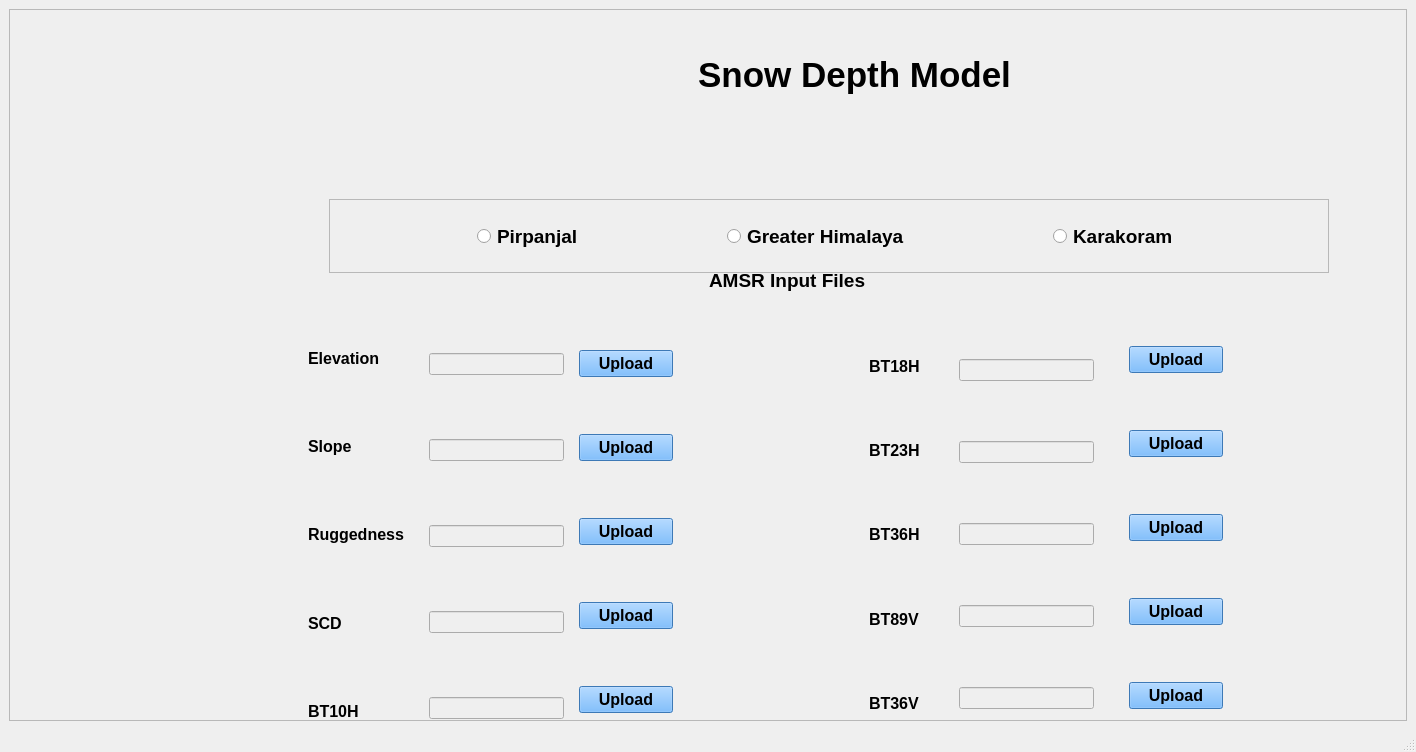
<?xml version="1.0" encoding="UTF-8"?>
<ui version="4.0">
 <class>MainWindow</class>
 <widget class="QMainWindow" name="MainWindow">
  <property name="geometry">
   <rect>
    <x>0</x>
    <y>0</y>
    <width>1416</width>
    <height>752</height>
   </rect>
  </property>
  <property name="windowTitle">
   <string>MainWindow</string>
  </property>
  <property name="styleSheet">
   <string notr="true"/>
  </property>
  <widget class="QWidget" name="centralwidget">
   <property name="sizePolicy">
    <sizepolicy hsizetype="Preferred" vsizetype="Preferred">
     <horstretch>0</horstretch>
     <verstretch>0</verstretch>
    </sizepolicy>
   </property>
   <layout class="QHBoxLayout" name="horizontalLayout">
    <item>
     <widget class="QFrame" name="frame">
      <property name="mouseTracking">
       <bool>false</bool>
      </property>
      <property name="frameShape">
       <enum>QFrame::StyledPanel</enum>
      </property>
      <property name="frameShadow">
       <enum>QFrame::Raised</enum>
      </property>
      <widget class="QFrame" name="mainframe">
       <property name="geometry">
        <rect>
         <x>320</x>
         <y>190</y>
         <width>1000</width>
         <height>74</height>
        </rect>
       </property>
       <property name="maximumSize">
        <size>
         <width>16777215</width>
         <height>16777215</height>
        </size>
       </property>
       <property name="frameShape">
        <enum>QFrame::StyledPanel</enum>
       </property>
       <property name="frameShadow">
        <enum>QFrame::Raised</enum>
       </property>
       <layout class="QHBoxLayout" name="horizontalLayout_4">
        <item>
         <widget class="QRadioButton" name="Pirrbtn">
          <property name="sizePolicy">
           <sizepolicy hsizetype="Maximum" vsizetype="Preferred">
            <horstretch>0</horstretch>
            <verstretch>0</verstretch>
           </sizepolicy>
          </property>
          <property name="minimumSize">
           <size>
            <width>100</width>
            <height>25</height>
           </size>
          </property>
          <property name="font">
           <font>
            <family>Arial</family>
            <pointsize>14</pointsize>
            <weight>75</weight>
            <bold>true</bold>
           </font>
          </property>
          <property name="mouseTracking">
           <bool>true</bool>
          </property>
          <property name="styleSheet">
           <string notr="true">color: rgb(0, 0, 0);</string>
          </property>
          <property name="text">
           <string>Pirpanjal</string>
          </property>
          <property name="checkable">
           <bool>true</bool>
          </property>
          <property name="checked">
           <bool>false</bool>
          </property>
         </widget>
        </item>
        <item>
         <widget class="QRadioButton" name="Ghrbtn">
          <property name="sizePolicy">
           <sizepolicy hsizetype="Maximum" vsizetype="Preferred">
            <horstretch>0</horstretch>
            <verstretch>0</verstretch>
           </sizepolicy>
          </property>
          <property name="minimumSize">
           <size>
            <width>100</width>
            <height>25</height>
           </size>
          </property>
          <property name="font">
           <font>
            <family>Arial</family>
            <pointsize>14</pointsize>
            <weight>75</weight>
            <bold>true</bold>
           </font>
          </property>
          <property name="styleSheet">
           <string notr="true">color: rgb(0, 0, 0);</string>
          </property>
          <property name="text">
           <string>Greater Himalaya</string>
          </property>
         </widget>
        </item>
        <item>
         <widget class="QRadioButton" name="Kararbtn">
          <property name="sizePolicy">
           <sizepolicy hsizetype="Maximum" vsizetype="Minimum">
            <horstretch>50</horstretch>
            <verstretch>0</verstretch>
           </sizepolicy>
          </property>
          <property name="minimumSize">
           <size>
            <width>100</width>
            <height>50</height>
           </size>
          </property>
          <property name="font">
           <font>
            <family>Arial</family>
            <pointsize>14</pointsize>
            <weight>75</weight>
            <bold>true</bold>
           </font>
          </property>
          <property name="styleSheet">
           <string notr="true">color: rgb(0, 0, 0);</string>
          </property>
          <property name="text">
           <string>Karakoram</string>
          </property>
          <property name="checkable">
           <bool>true</bool>
          </property>
          <property name="checked">
           <bool>false</bool>
          </property>
         </widget>
        </item>
       </layout>
      </widget>
      <widget class="QLabel" name="label_4">
       <property name="geometry">
        <rect>
         <x>700</x>
         <y>260</y>
         <width>181</width>
         <height>50</height>
        </rect>
       </property>
       <property name="font">
        <font>
         <family>Arial</family>
         <pointsize>14</pointsize>
         <weight>75</weight>
         <bold>true</bold>
        </font>
       </property>
       <property name="text">
        <string>AMSR Input Files</string>
       </property>
       <property name="alignment">
        <set>Qt::AlignLeading|Qt::AlignLeft|Qt::AlignTop</set>
       </property>
       <property name="margin">
        <number>0</number>
       </property>
      </widget>
      <widget class="QWidget" name="layoutWidget_2">
       <property name="geometry">
        <rect>
         <x>860</x>
         <y>330</y>
         <width>81</width>
         <height>381</height>
        </rect>
       </property>
       <layout class="QVBoxLayout" name="verticalLayout_4">
        <property name="spacing">
         <number>50</number>
        </property>
        <property name="leftMargin">
         <number>0</number>
        </property>
        <property name="topMargin">
         <number>10</number>
        </property>
        <item>
         <widget class="QLabel" name="label_18">
          <property name="font">
           <font>
            <family>Arial</family>
            <pointsize>12</pointsize>
            <weight>75</weight>
            <bold>true</bold>
           </font>
          </property>
          <property name="text">
           <string>BT18H</string>
          </property>
         </widget>
        </item>
        <item>
         <widget class="QLabel" name="label_19">
          <property name="font">
           <font>
            <family>Arial</family>
            <pointsize>12</pointsize>
            <weight>75</weight>
            <bold>true</bold>
           </font>
          </property>
          <property name="text">
           <string>BT23H</string>
          </property>
         </widget>
        </item>
        <item>
         <widget class="QLabel" name="label_20">
          <property name="font">
           <font>
            <family>Arial</family>
            <pointsize>12</pointsize>
            <weight>75</weight>
            <bold>true</bold>
           </font>
          </property>
          <property name="text">
           <string>BT36H</string>
          </property>
         </widget>
        </item>
        <item>
         <widget class="QLabel" name="label_21">
          <property name="font">
           <font>
            <family>Arial</family>
            <pointsize>12</pointsize>
            <weight>75</weight>
            <bold>true</bold>
           </font>
          </property>
          <property name="text">
           <string>BT89V</string>
          </property>
         </widget>
        </item>
        <item>
         <widget class="QLabel" name="label_22">
          <property name="font">
           <font>
            <family>Arial</family>
            <pointsize>12</pointsize>
            <weight>75</weight>
            <bold>true</bold>
           </font>
          </property>
          <property name="text">
           <string>BT36V</string>
          </property>
         </widget>
        </item>
       </layout>
      </widget>
      <widget class="QWidget" name="layoutWidget_3">
       <property name="geometry">
        <rect>
         <x>950</x>
         <y>330</y>
         <width>135</width>
         <height>381</height>
        </rect>
       </property>
       <layout class="QVBoxLayout" name="verticalLayout_5">
        <property name="spacing">
         <number>50</number>
        </property>
        <property name="topMargin">
         <number>10</number>
        </property>
        <item>
         <widget class="QLineEdit" name="lineEdit_6">
          <property name="enabled">
           <bool>false</bool>
          </property>
          <property name="clearButtonEnabled">
           <bool>true</bool>
          </property>
         </widget>
        </item>
        <item>
         <widget class="QLineEdit" name="lineEdit_7">
          <property name="enabled">
           <bool>false</bool>
          </property>
          <property name="clearButtonEnabled">
           <bool>true</bool>
          </property>
         </widget>
        </item>
        <item>
         <widget class="QLineEdit" name="lineEdit_8">
          <property name="enabled">
           <bool>false</bool>
          </property>
          <property name="clearButtonEnabled">
           <bool>true</bool>
          </property>
         </widget>
        </item>
        <item>
         <widget class="QLineEdit" name="lineEdit_9">
          <property name="enabled">
           <bool>false</bool>
          </property>
          <property name="clearButtonEnabled">
           <bool>true</bool>
          </property>
         </widget>
        </item>
        <item>
         <widget class="QLineEdit" name="lineEdit_10">
          <property name="enabled">
           <bool>false</bool>
          </property>
          <property name="clearButtonEnabled">
           <bool>true</bool>
          </property>
         </widget>
        </item>
       </layout>
      </widget>
      <widget class="QWidget" name="layoutWidget_4">
       <property name="geometry">
        <rect>
         <x>1120</x>
         <y>320</y>
         <width>104</width>
         <height>401</height>
        </rect>
       </property>
       <layout class="QVBoxLayout" name="verticalLayout_7">
        <property name="spacing">
         <number>40</number>
        </property>
        <property name="rightMargin">
         <number>10</number>
        </property>
        <item>
         <widget class="QPushButton" name="upload_6">
          <property name="font">
           <font>
            <family>Arial</family>
            <pointsize>12</pointsize>
            <weight>75</weight>
            <bold>true</bold>
           </font>
          </property>
          <property name="styleSheet">
           <string notr="true">background-color: rgb(85, 170, 255);</string>
          </property>
          <property name="text">
           <string>Upload</string>
          </property>
         </widget>
        </item>
        <item>
         <widget class="QPushButton" name="upload_7">
          <property name="font">
           <font>
            <family>Arial</family>
            <pointsize>12</pointsize>
            <weight>75</weight>
            <bold>true</bold>
           </font>
          </property>
          <property name="styleSheet">
           <string notr="true">background-color: rgb(85, 170, 255);</string>
          </property>
          <property name="text">
           <string>Upload</string>
          </property>
         </widget>
        </item>
        <item>
         <widget class="QPushButton" name="upload_8">
          <property name="font">
           <font>
            <family>Arial</family>
            <pointsize>12</pointsize>
            <weight>75</weight>
            <bold>true</bold>
           </font>
          </property>
          <property name="styleSheet">
           <string notr="true">background-color: rgb(85, 170, 255);</string>
          </property>
          <property name="text">
           <string>Upload</string>
          </property>
         </widget>
        </item>
        <item>
         <widget class="QPushButton" name="upload_9">
          <property name="font">
           <font>
            <family>Arial</family>
            <pointsize>12</pointsize>
            <weight>75</weight>
            <bold>true</bold>
           </font>
          </property>
          <property name="styleSheet">
           <string notr="true">background-color: rgb(85, 170, 255);</string>
          </property>
          <property name="text">
           <string>Upload</string>
          </property>
         </widget>
        </item>
        <item>
         <widget class="QPushButton" name="upload_10">
          <property name="font">
           <font>
            <family>Arial</family>
            <pointsize>12</pointsize>
            <weight>75</weight>
            <bold>true</bold>
           </font>
          </property>
          <property name="styleSheet">
           <string notr="true">background-color: rgb(85, 170, 255);</string>
          </property>
          <property name="text">
           <string>Upload</string>
          </property>
         </widget>
        </item>
       </layout>
      </widget>
      <widget class="QPushButton" name="submitbtn">
       <property name="geometry">
        <rect>
         <x>700</x>
         <y>750</y>
         <width>171</width>
         <height>41</height>
        </rect>
       </property>
       <property name="font">
        <font>
         <family>Arial</family>
         <pointsize>16</pointsize>
         <weight>75</weight>
         <bold>true</bold>
        </font>
       </property>
       <property name="styleSheet">
        <string notr="true">background-color: rgb(76, 175, 80);</string>
       </property>
       <property name="text">
        <string>Submit</string>
       </property>
      </widget>
      <widget class="QLabel" name="iitbimg">
       <property name="enabled">
        <bool>true</bool>
       </property>
       <property name="geometry">
        <rect>
         <x>0</x>
         <y>0</y>
         <width>150</width>
         <height>150</height>
        </rect>
       </property>
       <property name="sizePolicy">
        <sizepolicy hsizetype="Fixed" vsizetype="Fixed">
         <horstretch>0</horstretch>
         <verstretch>0</verstretch>
        </sizepolicy>
       </property>
       <property name="maximumSize">
        <size>
         <width>150</width>
         <height>150</height>
        </size>
       </property>
       <property name="styleSheet">
        <string notr="true"/>
       </property>
       <property name="lineWidth">
        <number>0</number>
       </property>
       <property name="text">
        <string/>
       </property>
       <property name="pixmap">
        <pixmap resource="Images.qrc">:/iitblogo/iitblogo.png</pixmap>
       </property>
       <property name="scaledContents">
        <bool>true</bool>
       </property>
       <property name="alignment">
        <set>Qt::AlignLeading|Qt::AlignLeft|Qt::AlignTop</set>
       </property>
       <property name="margin">
        <number>10</number>
       </property>
       <property name="indent">
        <number>0</number>
       </property>
      </widget>
      <widget class="QLabel" name="drdoimg">
       <property name="geometry">
        <rect>
         <x>1750</x>
         <y>0</y>
         <width>150</width>
         <height>150</height>
        </rect>
       </property>
       <property name="sizePolicy">
        <sizepolicy hsizetype="Fixed" vsizetype="Fixed">
         <horstretch>0</horstretch>
         <verstretch>0</verstretch>
        </sizepolicy>
       </property>
       <property name="maximumSize">
        <size>
         <width>150</width>
         <height>150</height>
        </size>
       </property>
       <property name="mouseTracking">
        <bool>true</bool>
       </property>
       <property name="styleSheet">
        <string notr="true">color: rgb(0, 0, 0);</string>
       </property>
       <property name="text">
        <string/>
       </property>
       <property name="pixmap">
        <pixmap resource="Images.qrc">:/iitblogo/DRDO-logo.png</pixmap>
       </property>
       <property name="scaledContents">
        <bool>true</bool>
       </property>
       <property name="alignment">
        <set>Qt::AlignRight|Qt::AlignTop|Qt::AlignTrailing</set>
       </property>
       <property name="margin">
        <number>10</number>
       </property>
       <property name="indent">
        <number>0</number>
       </property>
      </widget>
      <widget class="QLabel" name="label">
       <property name="geometry">
        <rect>
         <x>560</x>
         <y>30</y>
         <width>571</width>
         <height>71</height>
        </rect>
       </property>
       <property name="font">
        <font>
         <family>Arial</family>
         <pointsize>26</pointsize>
         <weight>75</weight>
         <bold>true</bold>
        </font>
       </property>
       <property name="text">
        <string>Snow Depth Model</string>
       </property>
       <property name="alignment">
        <set>Qt::AlignCenter</set>
       </property>
      </widget>
      <widget class="QWidget" name="layoutWidget">
       <property name="geometry">
        <rect>
         <x>570</x>
         <y>324</y>
         <width>104</width>
         <height>401</height>
        </rect>
       </property>
       <layout class="QVBoxLayout" name="verticalLayout_6">
        <property name="spacing">
         <number>40</number>
        </property>
        <property name="rightMargin">
         <number>10</number>
        </property>
        <item>
         <widget class="QPushButton" name="upload_1">
          <property name="font">
           <font>
            <family>Arial</family>
            <pointsize>12</pointsize>
            <weight>75</weight>
            <bold>true</bold>
           </font>
          </property>
          <property name="styleSheet">
           <string notr="true">background-color: rgb(85, 170, 255);</string>
          </property>
          <property name="text">
           <string>Upload</string>
          </property>
         </widget>
        </item>
        <item>
         <widget class="QPushButton" name="upload_2">
          <property name="font">
           <font>
            <family>Arial</family>
            <pointsize>12</pointsize>
            <weight>75</weight>
            <bold>true</bold>
           </font>
          </property>
          <property name="styleSheet">
           <string notr="true">background-color: rgb(85, 170, 255);</string>
          </property>
          <property name="text">
           <string>Upload</string>
          </property>
         </widget>
        </item>
        <item>
         <widget class="QPushButton" name="upload_3">
          <property name="font">
           <font>
            <family>Arial</family>
            <pointsize>12</pointsize>
            <weight>75</weight>
            <bold>true</bold>
           </font>
          </property>
          <property name="styleSheet">
           <string notr="true">background-color: rgb(85, 170, 255);</string>
          </property>
          <property name="text">
           <string>Upload</string>
          </property>
         </widget>
        </item>
        <item>
         <widget class="QPushButton" name="upload_4">
          <property name="font">
           <font>
            <family>Arial</family>
            <pointsize>12</pointsize>
            <weight>75</weight>
            <bold>true</bold>
           </font>
          </property>
          <property name="styleSheet">
           <string notr="true">background-color: rgb(85, 170, 255);</string>
          </property>
          <property name="text">
           <string>Upload</string>
          </property>
         </widget>
        </item>
        <item>
         <widget class="QPushButton" name="upload_5">
          <property name="font">
           <font>
            <family>Arial</family>
            <pointsize>12</pointsize>
            <weight>75</weight>
            <bold>true</bold>
           </font>
          </property>
          <property name="styleSheet">
           <string notr="true">background-color: rgb(85, 170, 255);</string>
          </property>
          <property name="text">
           <string>Upload</string>
          </property>
         </widget>
        </item>
       </layout>
      </widget>
      <widget class="QWidget" name="layoutWidget">
       <property name="geometry">
        <rect>
         <x>299</x>
         <y>320</y>
         <width>120</width>
         <height>401</height>
        </rect>
       </property>
       <layout class="QVBoxLayout" name="verticalLayout">
        <property name="spacing">
         <number>50</number>
        </property>
        <property name="leftMargin">
         <number>0</number>
        </property>
        <property name="topMargin">
         <number>10</number>
        </property>
        <item>
         <widget class="QLabel" name="label_2">
          <property name="font">
           <font>
            <family>Arial</family>
            <pointsize>12</pointsize>
            <weight>75</weight>
            <bold>true</bold>
           </font>
          </property>
          <property name="text">
           <string>Elevation</string>
          </property>
         </widget>
        </item>
        <item>
         <widget class="QLabel" name="label_3">
          <property name="font">
           <font>
            <family>Arial</family>
            <pointsize>12</pointsize>
            <weight>75</weight>
            <bold>true</bold>
           </font>
          </property>
          <property name="text">
           <string>Slope</string>
          </property>
         </widget>
        </item>
        <item>
         <widget class="QLabel" name="label_5">
          <property name="font">
           <font>
            <family>Arial</family>
            <pointsize>12</pointsize>
            <weight>75</weight>
            <bold>true</bold>
           </font>
          </property>
          <property name="text">
           <string>Ruggedness</string>
          </property>
         </widget>
        </item>
        <item>
         <widget class="QLabel" name="label_6">
          <property name="font">
           <font>
            <family>Arial</family>
            <pointsize>12</pointsize>
            <weight>75</weight>
            <bold>true</bold>
           </font>
          </property>
          <property name="text">
           <string>SCD</string>
          </property>
         </widget>
        </item>
        <item>
         <widget class="QLabel" name="label_17">
          <property name="font">
           <font>
            <family>Arial</family>
            <pointsize>12</pointsize>
            <weight>75</weight>
            <bold>true</bold>
           </font>
          </property>
          <property name="text">
           <string>BT10H</string>
          </property>
         </widget>
        </item>
       </layout>
      </widget>
      <widget class="QWidget" name="layoutWidget">
       <property name="geometry">
        <rect>
         <x>420</x>
         <y>320</y>
         <width>135</width>
         <height>406</height>
        </rect>
       </property>
       <layout class="QVBoxLayout" name="verticalLayout_3">
        <property name="spacing">
         <number>50</number>
        </property>
        <property name="topMargin">
         <number>10</number>
        </property>
        <item>
         <widget class="QLineEdit" name="lineEdit_1">
          <property name="enabled">
           <bool>false</bool>
          </property>
          <property name="clearButtonEnabled">
           <bool>true</bool>
          </property>
         </widget>
        </item>
        <item>
         <widget class="QLineEdit" name="lineEdit_2">
          <property name="enabled">
           <bool>false</bool>
          </property>
          <property name="clearButtonEnabled">
           <bool>true</bool>
          </property>
         </widget>
        </item>
        <item>
         <widget class="QLineEdit" name="lineEdit_3">
          <property name="enabled">
           <bool>false</bool>
          </property>
          <property name="clearButtonEnabled">
           <bool>true</bool>
          </property>
         </widget>
        </item>
        <item>
         <widget class="QLineEdit" name="lineEdit_4">
          <property name="enabled">
           <bool>false</bool>
          </property>
          <property name="clearButtonEnabled">
           <bool>true</bool>
          </property>
         </widget>
        </item>
        <item>
         <widget class="QLineEdit" name="lineEdit_5">
          <property name="enabled">
           <bool>false</bool>
          </property>
          <property name="clearButtonEnabled">
           <bool>true</bool>
          </property>
         </widget>
        </item>
       </layout>
      </widget>
      <widget class="QPushButton" name="clearbtn">
       <property name="geometry">
        <rect>
         <x>510</x>
         <y>750</y>
         <width>151</width>
         <height>41</height>
        </rect>
       </property>
       <property name="styleSheet">
        <string notr="true">background-color: rgb(76, 175, 80);
font: 75 16pt &quot;Arial&quot;;</string>
       </property>
       <property name="text">
        <string>Clear</string>
       </property>
      </widget>
     </widget>
    </item>
   </layout>
  </widget>
  <widget class="QStatusBar" name="statusbar"/>
 </widget>
 <resources>
  <include location="Images.qrc"/>
 </resources>
 <connections/>
</ui>
